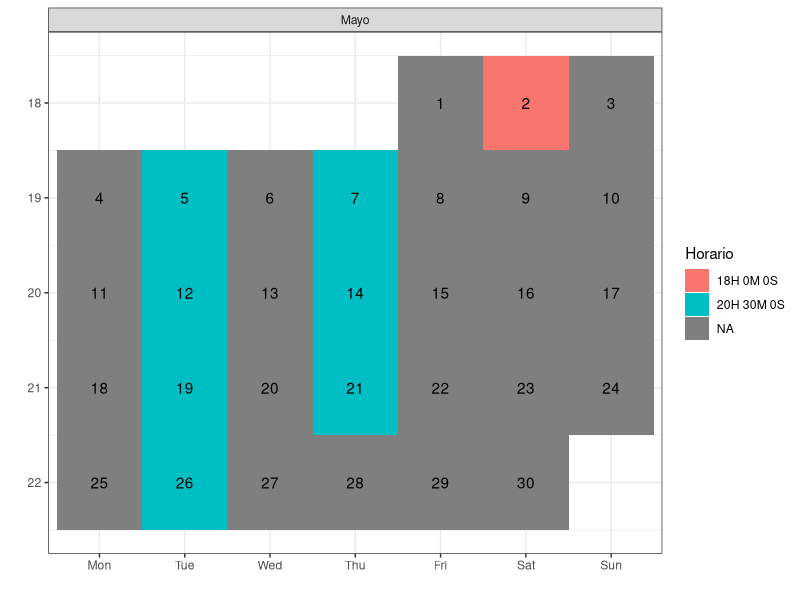

Write the R code that produced this figure.
# Packages ----------------------------------------------------------------

library(tidyverse)
library(lubridate)


# Calendario --------------------------------------------------------------

info <- tibble(Fecha = c("20/05/02", "20/05/05", "20/05/07", "20/05/12", "20/05/14", "20/05/19", "20/05/21", "20/05/26"),
               Horario = c("18:00", rep("20:30", 7))) %>% 
  mutate(Fecha = lubridate::ymd(Fecha),
         Horario = lubridate::hm(Horario),
         Dia = lubridate::wday(Fecha, 
                               # Para que el dia de semana empiece el lunes (1), y no el domingo (7)
                               week_start = getOption("lubridate.week.start", 1),
                               label = T, 
                               abbr = T),
         Date = day(Fecha));info

info2 <- tibble(Fecha = seq.Date(from = dmy("1/5/2020"), to = dmy("30/5/2020"), by = 1)) %>% 
  mutate(Dia = lubridate::wday(Fecha, 
                               week_start = getOption("lubridate.week.start", 1),
                               label = T),
         Date = lubridate::day(Fecha),
         Semana = lubridate::isoweek(Fecha));info2

df <- info %>% 
  full_join(info2) %>% 
  mutate(Horario = as.character(Horario),
         Mes = "Mayo")

theme_set(new = theme_bw())

ggplot(data = df, aes(x = Dia, y = Semana)) +
  geom_tile(aes(fill = Horario)) + 
  geom_text(aes(label = Date)) +
  # Invertir la escala del eje y
  scale_y_reverse() +
  facet_grid(~Mes) +
  labs(x = "",
       y = "")
